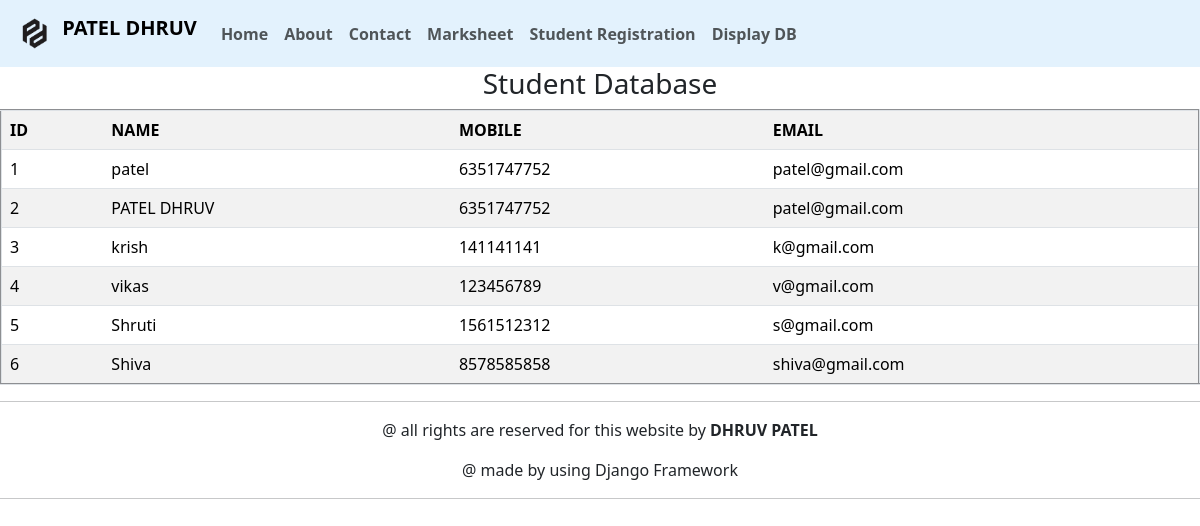
/display-student, run on the app's committed database.
### myapp/models.py (models this page shows, shortened)
class student(models.Model):
    sname=models.CharField("Name: ",max_length=50,blank=False)
    smobile=models.CharField("Mobile: ",max_length=10,blank=False)
    semail=models.EmailField("Email: ",max_length=30,blank=False)
    spassword=models.CharField("Password: ",max_length=50,blank=False)

### myapp/views.py (the view)
# urls.py: path("display-student",views.displaystudent),
def displaystudent(request):
    dbdata = student.objects.all()
    context = {'mydata':dbdata}
    return render(request,'display.html',context)

### templates/display.html
{%include 'menu.html' %}
{% load static %}
<center>
    <h3>Student Database</h3>
<table border="2" class="table table-striped">
    <tr>
        <th>ID</th>
        <th>NAME</th>
        <th>MOBILE</th>
        <th>EMAIL</th>
    </tr>
    {% for pdata in mydata %}
    <tr>
        <td>{{ pdata.id }}</td>
        <td>{{ pdata.sname }}</td>
        <td>{{ pdata.smobile }}</td>
        <td>{{ pdata.semail }}</td>
    </tr>
    {% endfor %}
</table>
</center>
{%include 'footer.html' %}

### templates/menu.html (shortened to what this page needs)
{% load static %}
<link href="https://cdn.jsdelivr.net/npm/bootstrap@5.3.3/dist/css/bootstrap.min.css" rel="stylesheet">
<nav class="navbar navbar-expand-lg" style="background-color: #e3f2fd;">
    <div class="container-fluid">
        <a class="navbar-brand" href="/home">
          <img src="{% static 'logo.png' %}" alt="Logo" width="45" height="40" class="d-inline-block align-text-top">
          <b>PATEL DHRUV</b>
        </a>
        <ul class="navbar-nav me-auto mb-2 mb-lg-0" >
          <li class="nav-item">
            <a class="nav-link" aria-current="page" href="/home"><b>Home</b></a>
          </li>
          <li class="nav-item">
            <a class="nav-link" href="/about"><b>About</b></a>
          </li>
          <li class="nav-item">
            <a class="nav-link" href="/contact"><b>Contact</b></a>
          </li>
          <li class="nav-item">
            <a class="nav-link" href="/marksheet"><b>Marksheet</b></a>
          </li>
          <li class="nav-item">
            <a class="nav-link" href="/add-student"><b>Student Registration</b></a>
          </li>
          <li class="nav-item">
            <a class="nav-link" href="/display-student"><b>Display DB</b></a>
          </li>
        </ul>
    </div>
  </nav>

### templates/footer.html
<hr>
<footer>
    <center>
        <p>@ all rights are reserved for this website by <b>DHRUV PATEL</b></p>
        <p>@ made by using Django Framework</p>
    </center>
</footer>
<hr>

### data on the page
student: id "1", sname "patel", smobile "6351747752", semail "patel@gmail.com"
student: id "2", sname "PATEL DHRUV", smobile "6351747752", semail "patel@gmail.com"
student: id "3", sname "krish", smobile "141141141", semail "k@gmail.com"
student: id "4", sname "vikas", smobile "123456789", semail "v@gmail.com"
student: id "5", sname "Shruti", smobile "1561512312", semail "s@gmail.com"
student: id "6", sname "Shiva", smobile "8578585858", semail "shiva@gmail.com"
